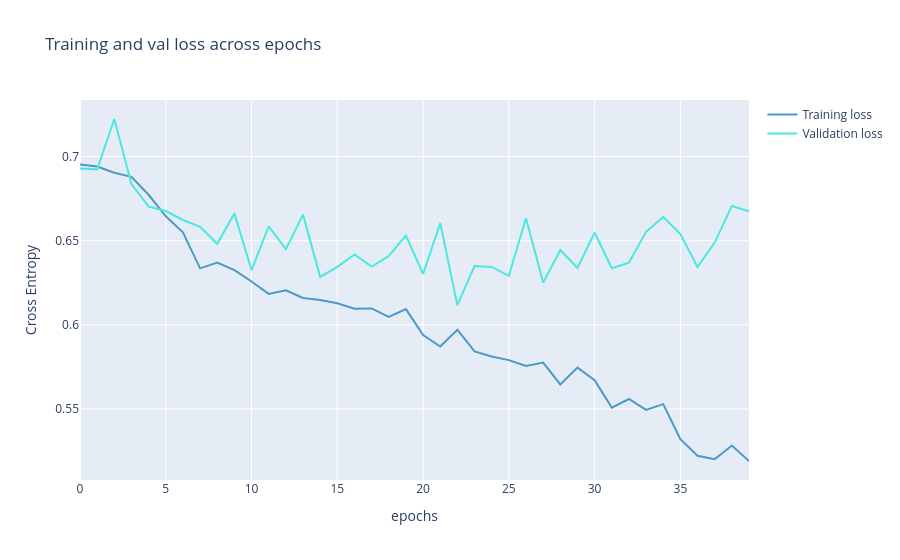

The cell this chart's notebook holds for it:
### Code cell
from plotly import graph_objects as go
color_chart = ["#4B9AC7", "#4BE8E0", "#9DD4F3", "#97FBF6", "#2A7FAF", "#23B1AB", "#0E3449", "#015955"]

fig = go.Figure(data=[
                      go.Scatter(
                          y=history["loss"],
                          name="Training loss",
                          mode="lines",
                          marker=dict(
                              color=color_chart[0]
                          )),
                      go.Scatter(
                          y=history["val_loss"],
                          name="Validation loss",
                          mode="lines",
                          marker=dict(
                              color=color_chart[1]
                          ))
])
fig.update_layout(
    title='Training and val loss across epochs',
    xaxis_title='epochs',
    yaxis_title='Cross Entropy'    
)
fig.show()

### Figure 1 — Plotly figure (JSON) as saved in the notebook; plotly's stock layout.template omitted (floating-point values rounded to 4 significant figures)
{"data": [{"marker": {"color": "#4B9AC7"}, "mode": "lines", "name": "Training loss", "type": "scatter", "y": [0.6953, 0.6941, 0.6904, 0.688, 0.6773, 0.6645, 0.6549, 0.6335, 0.637, 0.6325, 0.6257, 0.6184, 0.6205, 0.616, 0.6148, 0.6128, 0.6096, 0.6097, 0.6047, 0.6093, 0.594, 0.5871, 0.5971, 0.5842, 0.5812, 0.579, 0.5756, 0.5776, 0.5646, 0.5745, 0.5671, 0.5508, 0.5559, 0.5495, 0.5528, 0.532, 0.5222, 0.5201, 0.5283, 0.5191]}, {"marker": {"color": "#4BE8E0"}, "mode": "lines", "name": "Validation loss", "type": "scatter", "y": [0.693, 0.6924, 0.7223, 0.6836, 0.6703, 0.6676, 0.6623, 0.6582, 0.6482, 0.6662, 0.6326, 0.6585, 0.6449, 0.6655, 0.6285, 0.6344, 0.6419, 0.6346, 0.6409, 0.6531, 0.6302, 0.6605, 0.6117, 0.6349, 0.6344, 0.6291, 0.6633, 0.6251, 0.6445, 0.6338, 0.6548, 0.6336, 0.6369, 0.6553, 0.6641, 0.6539, 0.6344, 0.6489, 0.6707, 0.6674]}], "layout": {"title": {"text": "Training and val loss across epochs"}, "xaxis": {"title": {"text": "epochs"}}, "yaxis": {"title": {"text": "Cross Entropy"}}}}
